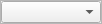
<?xml version="1.0" encoding="UTF-8"?>
<ui version="4.0">
 <class>CRemoteAircraftSelector</class>
 <widget class="QFrame" name="CRemoteAircraftSelector">
  <property name="geometry">
   <rect>
    <x>0</x>
    <y>0</y>
    <width>102</width>
    <height>22</height>
   </rect>
  </property>
  <property name="minimumSize">
   <size>
    <width>0</width>
    <height>0</height>
   </size>
  </property>
  <property name="windowTitle">
   <string>Frame</string>
  </property>
  <property name="frameShape">
   <enum>QFrame::StyledPanel</enum>
  </property>
  <property name="frameShadow">
   <enum>QFrame::Raised</enum>
  </property>
  <layout class="QVBoxLayout" name="vl_RemoteAircraftSelector">
   <property name="spacing">
    <number>0</number>
   </property>
   <property name="leftMargin">
    <number>0</number>
   </property>
   <property name="topMargin">
    <number>0</number>
   </property>
   <property name="rightMargin">
    <number>0</number>
   </property>
   <property name="bottomMargin">
    <number>0</number>
   </property>
   <item>
    <widget class="QComboBox" name="cb_RemoteAircraftSelector">
     <property name="minimumSize">
      <size>
       <width>100</width>
       <height>0</height>
      </size>
     </property>
    </widget>
   </item>
  </layout>
 </widget>
 <resources/>
 <connections/>
</ui>
